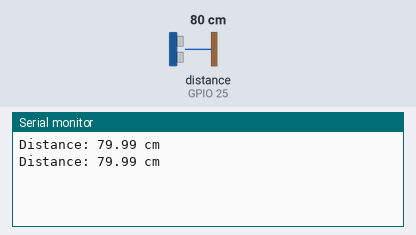
Bench run of a sketch on a simulated ESP32. On the bench: the last lines printed to the serial monitor. Wiring (inferred from the names in the program): ultrasonic range finder: trigger GPIO 26; echo GPIO 25. Inputs (shaded band) come from the test bench; at power-on: distance to the obstacle (sensor on GPIO 25) 80 cm. The echo pulse lasts 58.3 µs per cm.

Above: at 1.8 s.
1.9 s: distance to the obstacle (sensor on GPIO 25) set to 2 cm
At 2.4 s:
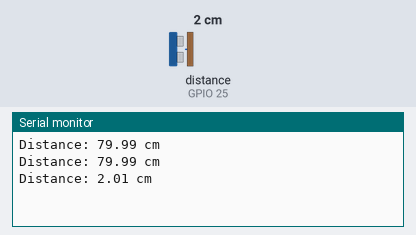
3.4 s: distance to the obstacle (sensor on GPIO 25) set to 4 cm
At 4.8 s:
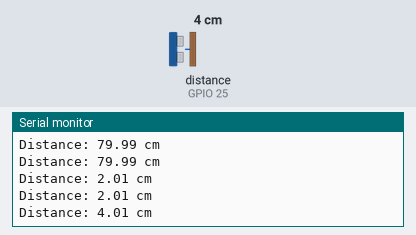
Timing chart, 0 to 6.4 s (numbered marks = the images above; inputs shaded):
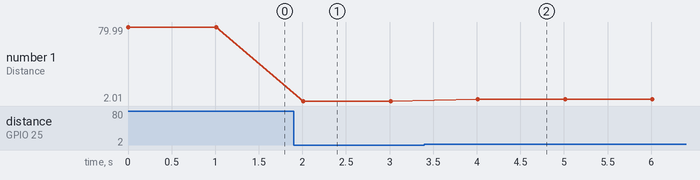

Measured:
- after the input at 1.9 s, the serial monitor: prints a new line after 0.11 s (image 1)
- after the input at 3.4 s, the serial monitor: prints a new line after 0.61 s (image 2)
- plotted number 1: 79.99 → 2.01 after the input at 1.9 s, 2.01 → 4.01 after the input at 3.4 s

The sketch:

Ultrasonic.ino
```cpp
const int trigPin = 26; // TRIG pin (GPIO18) on ESP32
const int echoPin = 25; // ECHO pin (GPIO19) on ESP32

void setup() {
  Serial.begin(9600); // Initialize serial communication
  pinMode(trigPin, OUTPUT); // Set TRIG pin as output
  pinMode(echoPin, INPUT); // Set ECHO pin as input
}

void loop() {
  digitalWrite(trigPin, LOW); // Set TRIG pin to low
  delayMicroseconds(2); // Wait for a short time

  digitalWrite(trigPin, HIGH); // Send a short pulse to start the measurement
  delayMicroseconds(10);
  digitalWrite(trigPin, LOW);

  long duration = pulseIn(echoPin, HIGH); // Measure the time for the pulse to return
  float distance = duration * 0.0343 / 2; // Calculate distance based on time

  Serial.print("Distance: "); // Print distance label
  Serial.print(distance); // Print calculated distance value
  Serial.println(" cm"); // Print unit label

  delay(1000); // Delay between measurements
}
```
